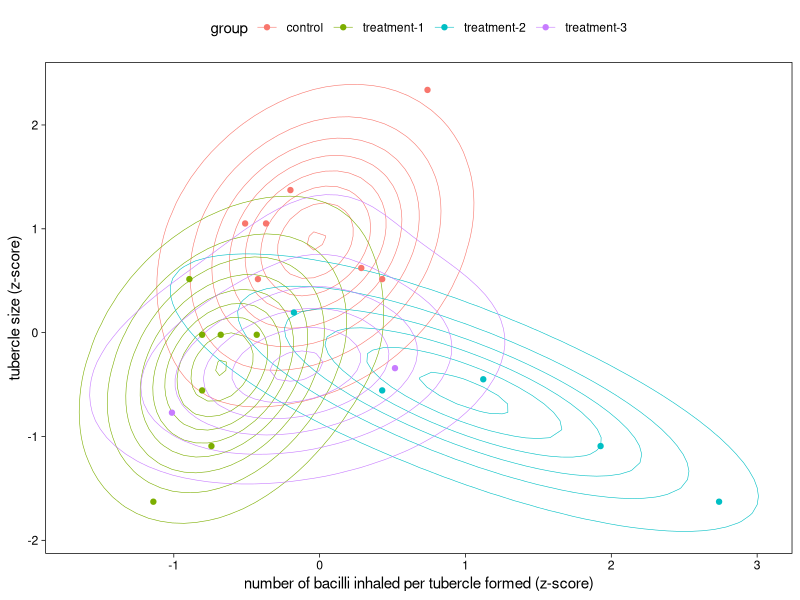
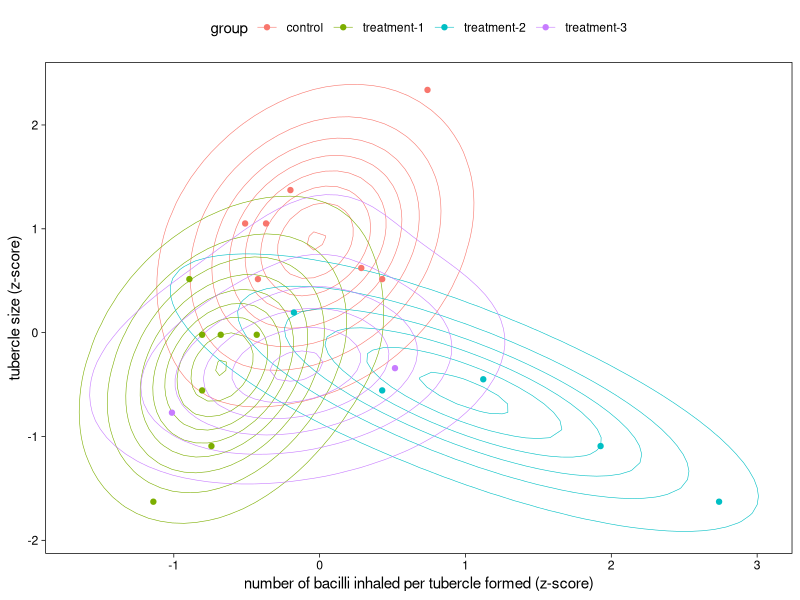

Generate these figures, in order, with R:
# Reproduce figures/fig2-v1.eps

## Load the relevant libraries
library(dplyr)
library(ggplot2)
library(readr)

## Set the group labels
lbls <- c(
    "control", 
    "treatment-1", 
    "treatment-2",
    "treatment-3"
)

## Create the plot
pts <- 
    readr::read_csv("data/allison1962.csv") %>%
    dplyr::mutate(
        group = factor(group, labels = lbls),
        y1 = (y1 - mean(y1)) / sd(y1),
        y2 = (y2 - mean(y2)) / sd(y2)
    )

cntrs <-
    readr::read_csv("data/fig2-v1-f.csv") %>%
    dplyr::mutate(group = factor(j, labels = lbls))

p <- 
    cntrs %>%
    ggplot(aes(colour = group)) +
    geom_contour(aes(x = y1, y = y2, z = f), binwidth = 0.05, size = 0.2) +
    geom_point(data = pts, aes(y1, y2, colour = group)) +
    labs(
        x = "number of bacilli inhaled per tubercle formed (z-score)",
        y = "tubercle size (z-score)",
        colour = "group"
    ) +
    theme_linedraw() +
    theme(
        panel.grid.major = element_blank(), 
        panel.grid.minor = element_blank(),
        legend.position  = "top"
    )
p
ggsave("figures/fig2-v1.eps", p, width = 6, height = 5)
